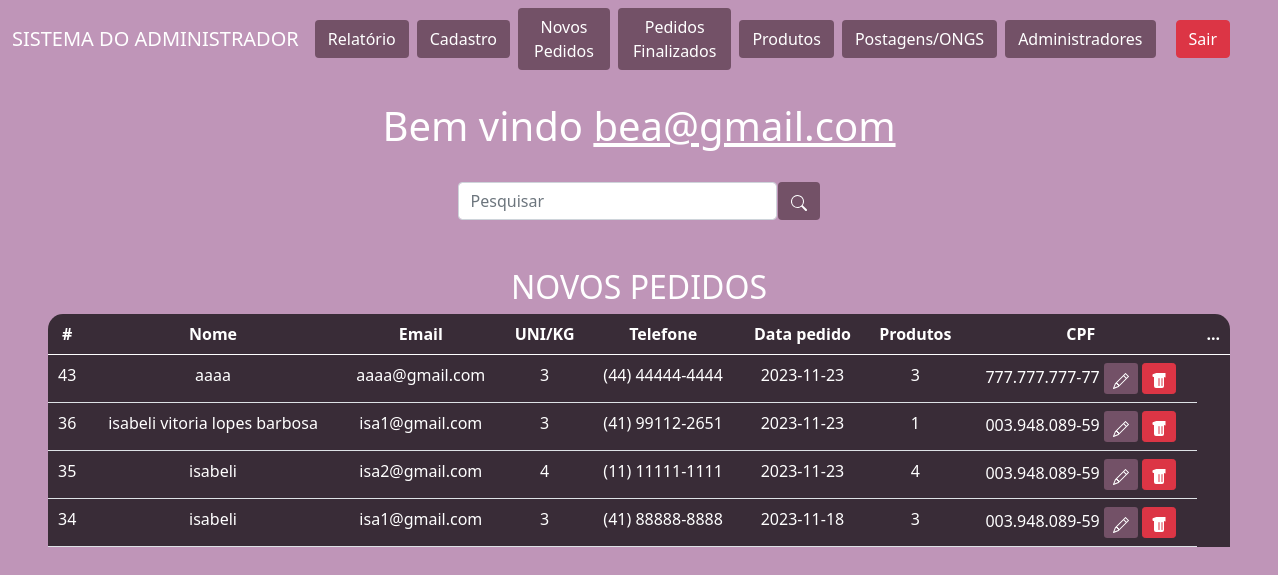
Screenshot of /sistema.php (signed in) with the database file from the repository.
### tables this page shows
CREATE TABLE `usuario` (
  `id` int(110) NOT NULL,
  `nome` varchar(110) NOT NULL,
  `email` varchar(110) NOT NULL,
  `pessoas` varchar(110) NOT NULL,
  `telefone` varchar(16) NOT NULL,
  `dataP` date NOT NULL,
  `produtos` varchar(110) NOT NULL,
  `cpf` varchar(110) NOT NULL
);

### sistema.php (the view, shortened to what this page needs)
<?php
    include_once('config.php');
    $logado = $_SESSION['email'];
if (!empty($_GET['search'])) {
    $data = $_GET['search'];
    $sql = "SELECT * FROM usuario WHERE id LIKE '%$data%' OR nome LIKE '%$data%' OR email LIKE '%$data%' ORDER BY id DESC";
} else {
    $sql = "SELECT * FROM usuario ORDER BY id DESC";
}
$result = $conexao->query($sql);
?>
<!DOCTYPE html>
<html lang="en">
<head>
    <link href="https://cdn.jsdelivr.net/npm/bootstrap@5.0.2/dist/css/bootstrap.min.css" rel="stylesheet">
</head>
<body>
<nav class="navbar navbar-expand-lg navbar-dark custom-navbar" >
        <div class="container-fluid">
            <a class="navbar-brand" href="#">SISTEMA DO ADMINISTRADOR</a>
            <a href="relatorio.php" class="btn btn-purple me-2">Relatório</a>
<a href="formulario.php" class="btn btn-purple me-2">Cadastro</a>
<a href="sistema.php" class="btn btn-purple me-2">Novos Pedidos</a>
<a href="usuariosexcluidos.php" class="btn btn-purple me-2">Pedidos Finalizados</a>
<a href="sistemaprodutos.php" class="btn btn-purple me-2">Produtos</a>
<a href="postagemongs.php" class="btn btn-purple me-2">Postagens/ONGS</a>
<a href="sistema2.php" class="btn btn-purple me-2">Administradores</a>
        </div>
        <div class="d-flex">
            <a href="sair.php" class="btn btn-danger me-5">Sair</a>
        </div>
    </nav>
    <br>
    <?php
        echo "<h1>Bem vindo <u>$logado</u></h1>";
    ?>
    <br>
    <div class="box-search">
        <input type="search" class="form-control w-25" placeholder="Pesquisar" id="pesquisar">
        <button onclick="searchData()" class="btn btn-purple">
        </button>
    </div>
    <div class="m-5">
    <div class= 'pedidos'>
        <h2>NOVOS PEDIDOS<h2>
    </div>
        <table class="table text-white table-bg">
            <thead>
                <tr>
                    <th scope="col">#</th>
                    <th scope="col">Nome</th>
                    <th scope="col">Email</th>
                    <th scope="col">UNI/KG</th>
                    <th scope="col">Telefone</th>
                    <th scope="col">Data pedido</th>
                    <th scope="col">Produtos</th>
                    <th scope="col">CPF</th>
                    <th scope="col">...</th>
                </tr>
            </thead>
            <tbody>
            <?php
while ($user_data = mysqli_fetch_assoc($result)) {
    echo "<tr>";
    echo "<td>" . $user_data['id'] . "</td>";
    echo "<td>" . $user_data['nome'] . "</td>";
    echo "<td>" . $user_data['email'] . "</td>";
    echo "<td>" . (isset($user_data['pessoas']) ? $user_data['pessoas'] : '') . "</td>";
    echo "<td>" . (isset($user_data['telefone']) ? $user_data['telefone'] : '') . "</td>";
    echo "<td>" . (isset($user_data['dataP']) ? $user_data['dataP'] : '') . "</td>";
    echo "<td>" . (isset($user_data['produtos']) ? $user_data['produtos'] : '') . "</td>";
    echo "<td>" . (isset($user_data['cpf']) ? $user_data['cpf'] : '') . "</td";
    echo "<td>
    <a class='btn btn-sm btn-purple' href='edit.php?id=$user_data[id]' title='Editar'>
        <svg xmlns='http://www.w3.org/2000/svg' width='16' height='16' fill='currentColor' class='bi bi-pencil' viewBox='0 0 16 16'>
            <path d='M12.146.146a.5.5 0 0 1 .708 0l3 3a.5.5 0 0 1 0 .708l-10 10a.5.5 0 0 1-.168.11l-5 2a.5.5 0 0 1-.65-.65l2-5a.5.5 0 0 1 .11-.168l10-10zM11.207 2.5 13.5 4.793 14.793 3.5 12.5 1.207 11.207 2.5zm1.586 3L10.5 3.207 4 9.707V10h.5a.5.5 0 0 1 .5.5v.5h.5a.5.5 0 0 1 .5.5v.5h.293l6.5-6.5zm-9.761 5.175-.106.106-1.528 3.821 3.821-1.528.106-.106A.5.5 0 0 1 5 12.5V12h-.5a.5.5 0 0 1-.5-.5V11h-.5a.5.5 0 0 1-.468-.325z'/>
        </svg>
        </a>
        <a class='btn btn-sm btn-danger' href='delete.php?id=$user_data[id]' title='Deletar'>
            <svg xmlns='http://www.w3.org/2000/svg' width='16' height='16' fill='currentColor' class='bi bi-trash-fill' viewBox='0 0 16 16'>
                <path d='M2.5 1a1 1 0 0 0-1 1v1a1 1 0 0 0 1 1H3v9a2 2 0 0 0 2 2h6a2 2 0 0 0 2-2V4h.5a.5.5 0 0 0 1 0v-7a.5.5 0 0 0 .5-.5zM8 5a.5.5 0 0 1 .5.5v7a.5.5 0 0 1-1 0v-7a.5.5 0 0 1 .5-.5zM11 5a.5.5 0 0 1 .5.5v7a.5.5 0 0 1-1 0v-7a.5.5 0 0 1 .5-.5z'/>
            </svg>
        </a>
    </td>";
}
?>
            </tbody>
        </table>
    </div>
</body>
</html>

### sistema.php (style rules this page uses)
body { background:#BF95B8; color: white; text-align: center; }
.table-bg { background-color: rgba(0, 0, 0, 0.7); border-radius: 15px 15px 0 0; }
.box-search { display: flex; justify-content: center; gap: .1%; }
.custom-navbar { background-color: #BF95B8 !important; }
.btn-purple { background-color: #735167; color: white; }

### rows the page displays
usuario: id "43", nome "aaaa", email "aaaa@gmail.com", pessoas "3", telefone "(44) 44444-4444", dataP "2023-11-23", produtos "3", cpf "777.777.777-77"
usuario: id "36", nome "isabeli vitoria lopes barbosa", email "isa1@gmail.com", pessoas "3", telefone "(41) 99112-2651", dataP "2023-11-23", produtos "1", cpf "003.948.089-59"
usuario: id "35", nome "isabeli", email "isa2@gmail.com", pessoas "4", telefone "(11) 11111-1111", dataP "2023-11-23", produtos "4", cpf "003.948.089-59"
usuario: id "34", nome "isabeli", email "isa1@gmail.com", pessoas "3", telefone "(41) 88888-8888", dataP "2023-11-18", produtos "3", cpf "003.948.089-59"

### other values shown
$logado "bea@gmail.com"
